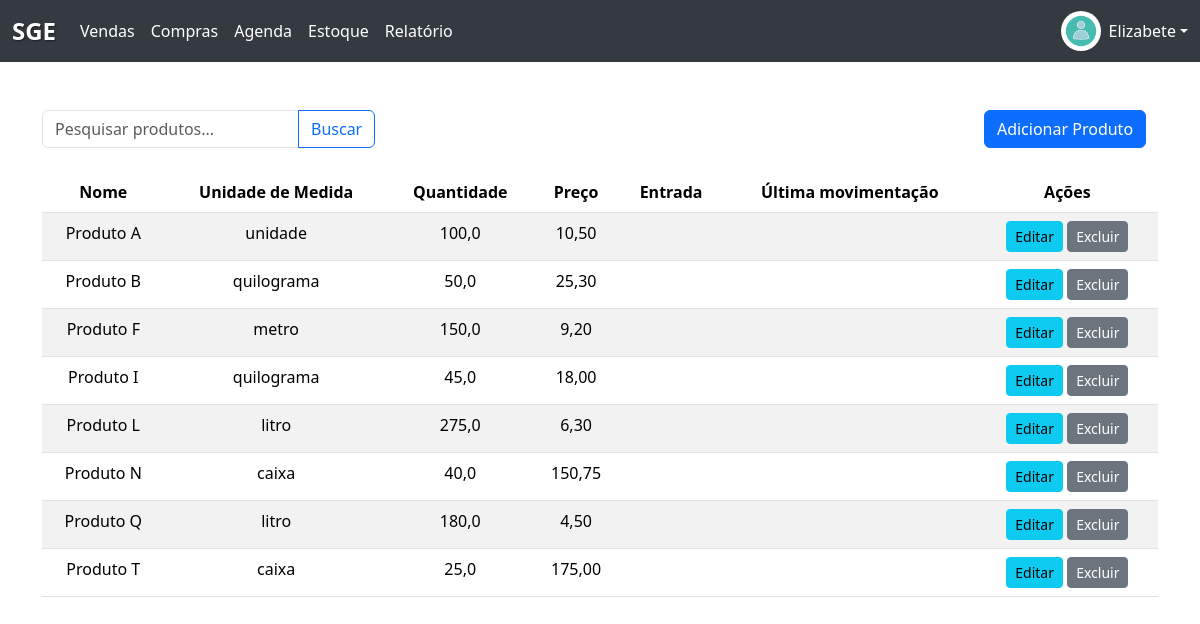
/estoque/ (signed in), run on the app's committed database.
### Produto/models.py (models this page shows, shortened)
class Produto(models.Model):
    UNIDADES_MEDIDA = [
        ('KG', 'Kilograma'),
        ('UN', 'Unidade'),
        ('LT', 'Litro'),
        ('CX', 'Caixa'),
        ('MT', 'Metro'),
    ]
    descricao = models.CharField(max_length=100)
    valor = models.DecimalField(max_digits=10, decimal_places=2)
    unidade_medida = models.CharField(
        max_length=5, choices=UNIDADES_MEDIDA, blank=False, null=False)
    quantidade = models.DecimalField(max_digits=10, decimal_places=1)
    estoque_id = models.ForeignKey(
        Estoque, on_delete=models.CASCADE, related_name='produtos')
    data_joined = models.DateField(
        max_length=date.today(), default=date.today())

### Produto/views.py (the view)
# urls.py: path('estoque/', estoque_view, name='estoque'),
def estoque_view(request):
    colaborador = Colaborador.objects.get(username=request.user)
    organizacao = colaborador.organizacao
    if request.method == 'POST':
        form = CriaProduto(request.POST, organizacao=organizacao)
        if form.is_valid():
            form.save(commit=False)
            form.save()
            messages.success(request, 'Produto criado!')
            return redirect('estoque')
        else:
            messages.info(request, 'Erro ao criar o produto, tente novamente.')
    else:
        form = CriaProduto(organizacao=organizacao)
        produtos = Produto.objects.filter(estoque_id__organizacao=organizacao)
        query = request.GET.get('q')
        if query:
            produtos = produtos.filter(descricao__icontains=query)
    return render(request, 'estoque.html', {
        'form': form,
        'produtos': produtos
    })

### Produto/models.py
class CriaProduto(ModelForm):
    class Meta:
        model = Produto
        fields = ['descricao', 'valor',
                  'unidade_medida', 'quantidade', 'estoque_id']
        widgets = {
            'descricao': forms.TextInput(attrs={'class': 'form-control', 'required': 'true'}),
            'valor': forms.NumberInput(attrs={'class': 'form-control'}),
            'unidade_medida': forms.Select(attrs={'class': 'form-control'}),
            'quantidade': forms.NumberInput(attrs={'class': 'form-control'}),
            'estoque_id': forms.Select(attrs={'class': 'form-control'})
        }
    def __init__(self, *args, **kwargs):
        organizacao = kwargs.pop('organizacao', None)
        super().__init__(*args, **kwargs)
        if organizacao:
            self.fields['estoque_id'].queryset = Estoque.objects.filter(
                organizacao=organizacao)
        else:
            self.fields['estoque_id'].queryset = Estoque.objects.none()

### Estoque/models.py (called while the page is built)
    def __str__(self):
        return self.nome

### Estoque/templates/estoque.html (shortened to what this page needs)
{% extends "base.html"%}
{%block conteudo%}
<div class="container mt-5">
    <section class="d-flex justify-content-between align-items-center mb-4">
        <form method="GET" action="{% url 'estoque' %}">
            <div class="input-group">
                <input type="text" class="form-control" name="q" placeholder="Pesquisar produtos..."
                    value="{{ request.GET.q }}">
                <button class="btn btn-outline-primary" type="submit">Buscar</button>
            </div>
        </form>
        <div class="col-md-2 text-center">
            <a type="button" class="btn btn-primary" data-bs-toggle="modal" data-bs-target="#productModal">
                Adicionar Produto
            </a>
        </div>
    </section>
    <div class="table-responsive">
        <table class="table table-striped">
            <thead>
                <tr>
                    <th>Nome</th>
                    <th>Unidade de Medida</th>
                    <th>Quantidade</th>
                    <th>Preço</th>
                    <th>Entrada</th>
                    <th>Última movimentação</th>
                    <th>Ações</th>
                </tr>
            </thead>
            <tbody>
                {%for produto in produtos%}
                <tr>
                    <td>{{produto.descricao}}</td>
                    <td>{{produto.unidade_medida}}</td>
                    <td>{{produto.quantidade}}</td>
                    <td>{{produto.valor}}</td>
                    <td>{{produto.data_joined|date:"d/m/y"}}</td>
                    <td>{{produto.data_saida}}</td>
                    <td>
                        <a href="#" class="btn btn-sm btn-info">Editar</a>
                        <a href="#" class="btn btn-sm btn-secondary">Excluir</a>
                    </td>
                </tr>
                {%empty%}
                <tr>
                    <td colspan="7" class="text-center">Nenhum produto encontrado</td>
                </tr>
                {%endfor%}
            </tbody>
        </table>
    </div>
</div>
{%endblock%}

### templates/base.html (shortened to what this page needs)
<!DOCTYPE html>
<html lang="en">
<head>
  {% load static %}
  <link href="https://cdn.jsdelivr.net/npm/bootstrap@5.3.3/dist/css/bootstrap.min.css" rel="stylesheet"
>
</head>
<body class="text-center">
  {% block navbar %}
  <nav class="navbar navbar-expand-lg navbar-custom">
    <div class="container-fluid">
      <a class="navbar-brand" href="#">SGE</a>
      <div class="collapse navbar-collapse" id="navbarNav">
        <ul class="navbar-nav me-auto">
          <li class="nav-item">
            <a class="nav-link" href="#">Vendas</a>
          </li>
          <li class="nav-item">
            <a class="nav-link" href="#">Compras</a>
          </li>
          <li class="nav-item">
            <a class="nav-link" href="#">Agenda</a>
          </li>
          <li class="nav-item">
            <a class="nav-link" href="{% url 'estoque' %}">Estoque</a>
          </li>
          <li class="nav-item">
            <a class="nav-link" href="#">Relatório</a>
          </li>
        </ul>
        <div class="dropdown">
          <a href="#" class="d-flex align-items-center text-white text-decoration-none dropdown-toggle"
            id="dropdownUser1" data-bs-toggle="dropdown" aria-expanded="false">
            <img src="{% static 'assets/user_image.jpg' %}" alt="User Image" width="40" height="40"
              class="rounded-circle">
            <span class="ms-2">{{user.first_name}}</span>
          </a>
        </div>
      </div>
    </div>
  </nav>
  {% endblock %}
  {% block conteudo %}
  {% endblock %}
</body>
</html>

### templates/base.html (style rules this page uses)
.navbar-brand { font-size: 1.5rem; font-weight: bold; color: white; text-shadow: 1px 1px 2px rgba(0, 0, 0, 0.5); }
.navbar-custom { background-color: #343a40; }
.navbar-custom .navbar-brand, .navbar-custom .nav-link { color: white; }

### data on the page
Produto: descricao "Produto A", unidade_medida "unidade", quantidade "100,0", valor "10,50"
Produto: descricao "Produto B", unidade_medida "quilograma", quantidade "50,0", valor "25,30"
Produto: descricao "Produto F", unidade_medida "metro", quantidade "150,0", valor "9,20"
Produto: descricao "Produto I", unidade_medida "quilograma", quantidade "45,0", valor "18,00"
Produto: descricao "Produto L", unidade_medida "litro", quantidade "275,0", valor "6,30"
Produto: descricao "Produto N", unidade_medida "caixa", quantidade "40,0", valor "150,75"
Produto: descricao "Produto Q", unidade_medida "litro", quantidade "180,0", valor "4,50"
Produto: descricao "Produto T", unidade_medida "caixa", quantidade "25,0", valor "175,00"

### other printed values
{{ user.first_name }} "Elizabete"
